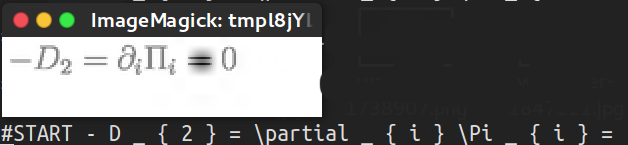
#> input picture Pictures/Attention_10.png, 628 x 145 px
$ python -i image_utils.py   (imports and definitions only)   (Python 2 division)
#> lines starting #> are read from the running program, lines starting #| are printed output that depends on the picture
import PIL
from PIL import Image
import numpy as np

def crop_image(img, output_path, default_size=None):
#> called with img = '../../../Pictures/Attention_10.png', output_path = 'out.png'
    old_im = Image.open(img).convert('L')
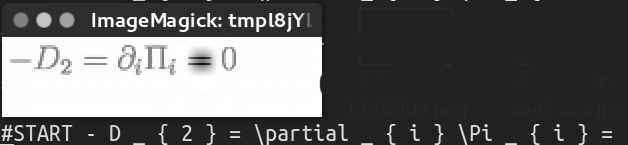
#> old_im: PIL image 628x145 L; min 15, max 255, mean 102
    img_data = np.asarray(old_im, dtype=np.uint8) # height, width
    nnz_inds = np.where(img_data!=255)
#> nnz_inds = 75764 positions, rows 0 to 144, columns 0 to 627
    if len(nnz_inds[0]) == 0:
        if not default_size:
            old_im.save(output_path)
            return False
        else:
            assert len(default_size) == 2, default_size
            x_min,y_min,x_max,y_max = 0,0,default_size[0],default_size[1]
            old_im = old_im.crop((x_min, y_min, x_max+1, y_max+1))
            old_im.save(output_path)
            return False
    y_min = np.min(nnz_inds[0])
#> y_min = 0
    y_max = np.max(nnz_inds[0])
#> y_max = 144
    x_min = np.min(nnz_inds[1])
#> x_min = 0
    x_max = np.max(nnz_inds[1])
#> x_max = 627
    old_im = old_im.crop((x_min, y_min, x_max+1, y_max+1))
    old_im.save(output_path)
    return True

# [43 lines left out: functions pad_group_image, pad_image, downsample_image, not called in this run]

>>> result = crop_image('../../../Pictures/Attention_10.png', 'out.png')

$ run again, on Pictures/Attention_11.png
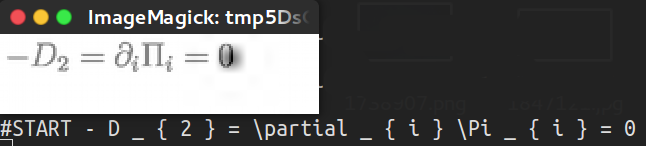
#> input picture Pictures/Attention_11.png, 646 x 146 px
#> in crop_image, `old_im = Image.open(img).convert('L')`:
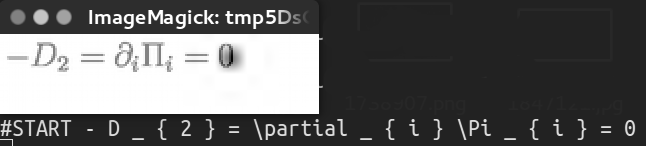
#> old_im: PIL image 646x146 L; min 0, max 255, mean 99.5
#> nnz_inds = 79144 positions, rows 0 to 145, columns 0 to 645
#> y_min = 0
#> y_max = 145
#> x_min = 0
#> x_max = 645
